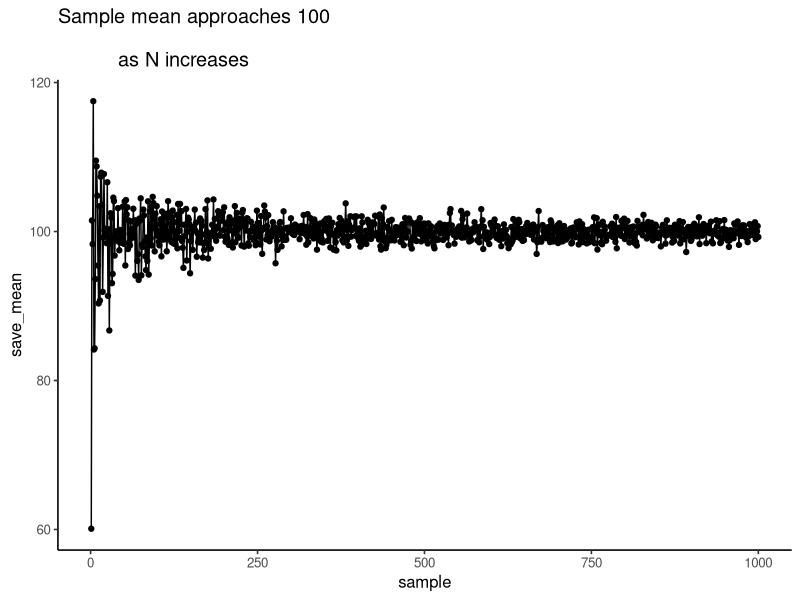

This figure's R source:
## ---- chunk 1
options(htmltools.dir.version = FALSE)
knitr::opts_chunk$set(echo = FALSE,message=FALSE,warning=FALSE, cache = TRUE)
## ---- chunk 2
save_mean<-c()
for(i in 1:1000){
  save_mean[i]<-mean(rnorm(i,100,25))
}
df<-data.frame(sample=1:1000,save_mean)

library(ggplot2)
ggplot(df, aes(x=sample, y=save_mean))+
  geom_point()+
  geom_line()+
  theme_classic(base_size = 12)+
  ggtitle("Sample mean approaches 100 \n
          as N increases")


